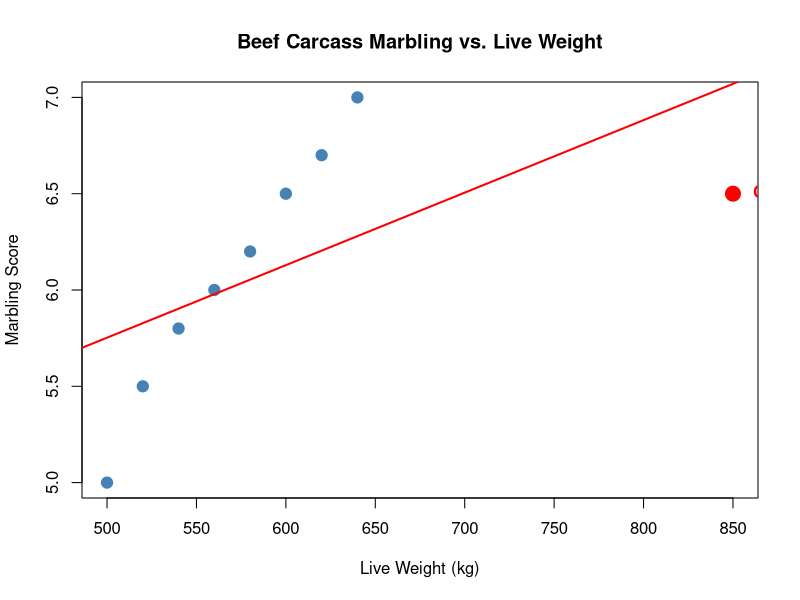
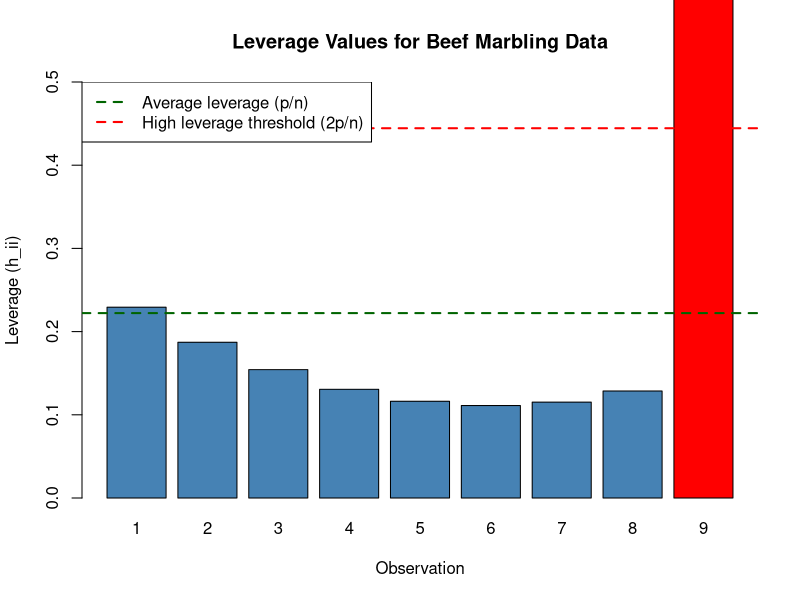
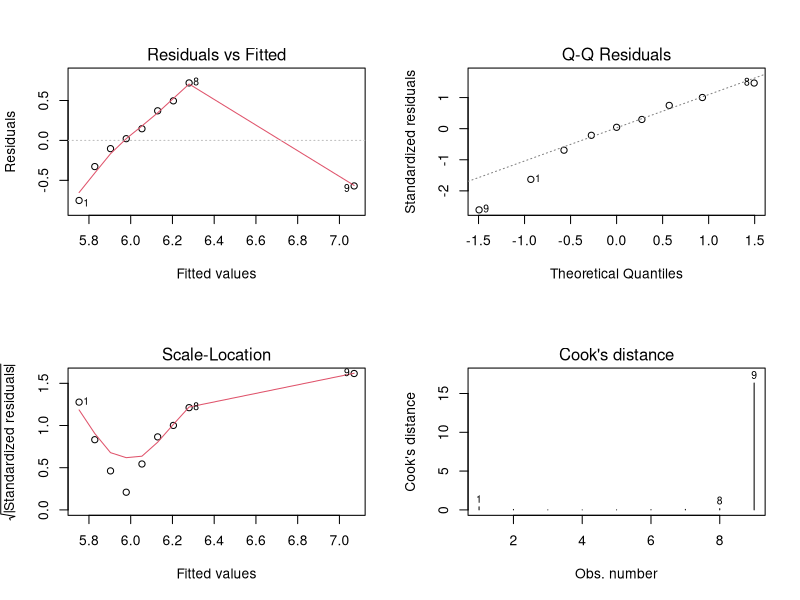
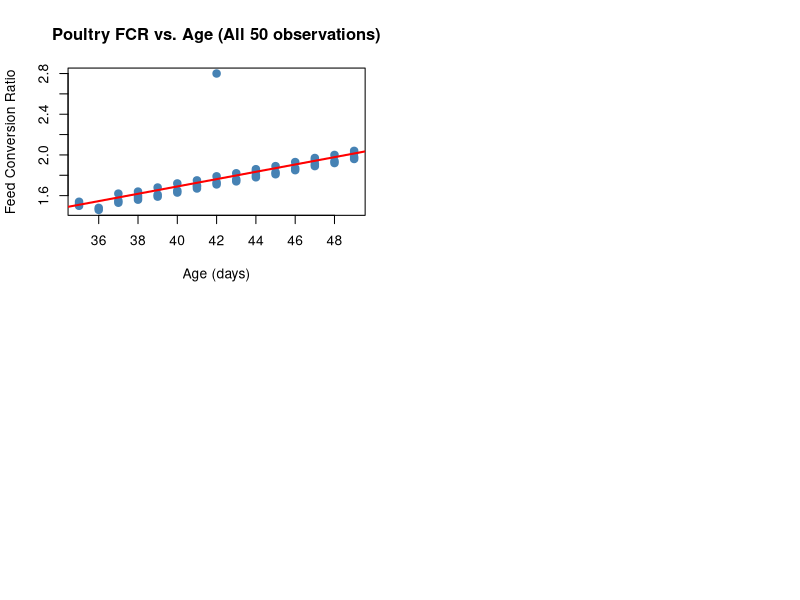
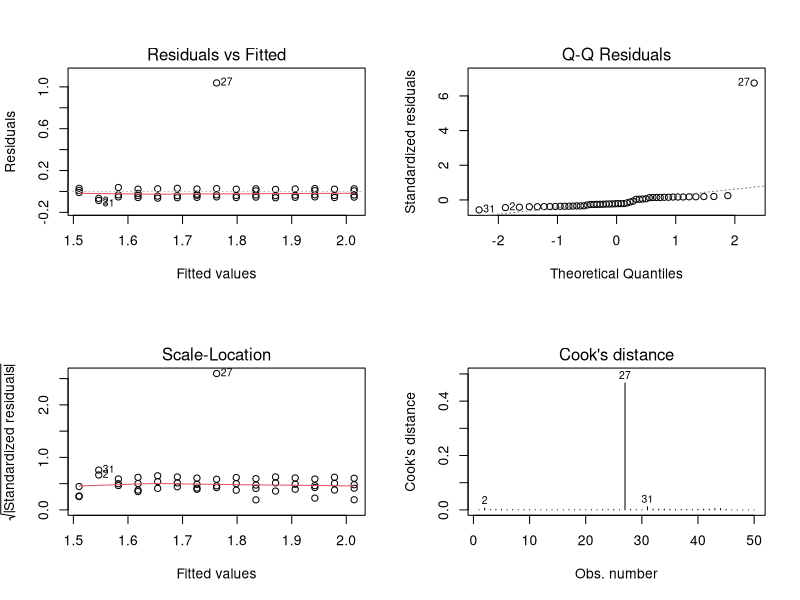
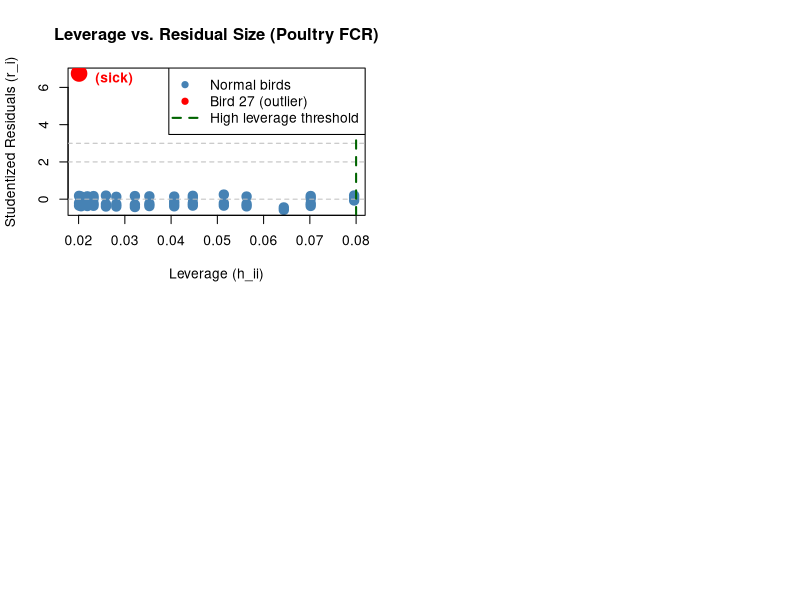
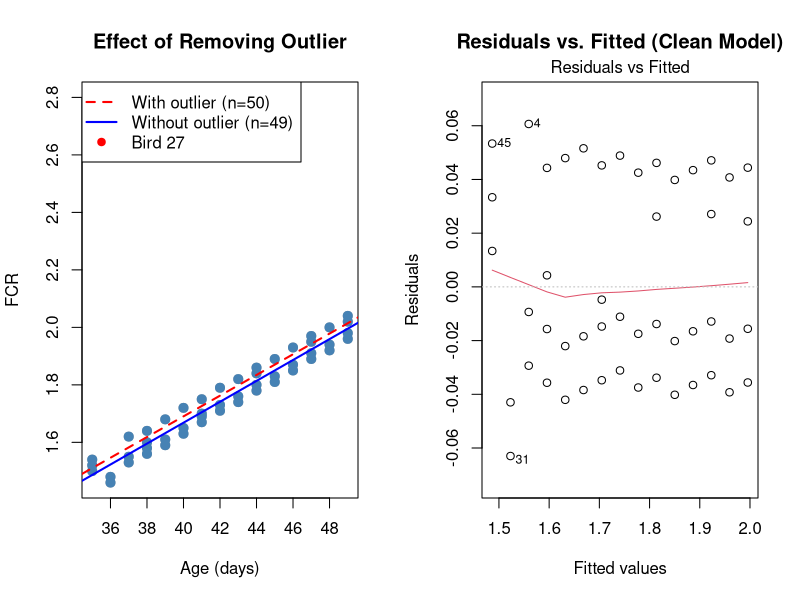
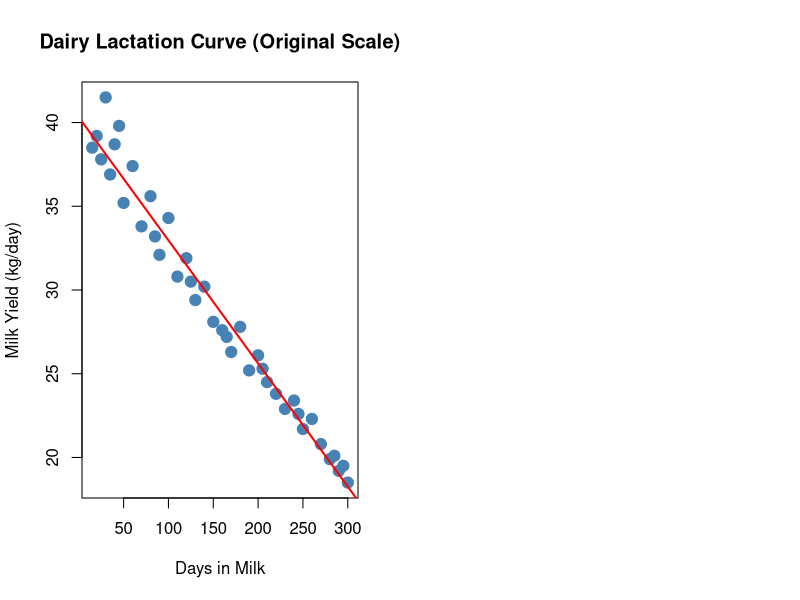

The R source for these figures, in order:
## ---- chunk 1
#| label: load-beef-data
#| message: false

# Load data
beef <- read.csv("data/beef_marbling.csv")
beef
## ---- chunk 2
#| label: beef-scatter
#| fig-width: 8
#| fig-height: 5

plot(beef$live_weight_kg, beef$marbling_score,
     xlab = "Live Weight (kg)",
     ylab = "Marbling Score",
     main = "Beef Carcass Marbling vs. Live Weight",
     pch = 19, col = "steelblue", cex = 1.5)

# Fit linear model
fit_beef <- lm(marbling_score ~ live_weight_kg, data = beef)
abline(fit_beef, col = "red", lwd = 2)

# Identify observation 9
points(beef$live_weight_kg[9], beef$marbling_score[9],
       col = "red", pch = 19, cex = 2)
text(beef$live_weight_kg[9], beef$marbling_score[9],
     labels = "  Obs 9", pos = 4, col = "red", font = 2)
## ---- chunk 3
#| label: beef-model-summary

# Fit model
fit_beef <- lm(marbling_score ~ live_weight_kg, data = beef)
summary(fit_beef)
## ---- chunk 4
#| label: beef-design-matrix

# Build design matrix
X <- cbind(1, beef$live_weight_kg)
y <- beef$marbling_score
n <- nrow(X)
p <- ncol(X)

print("Design matrix X:")
print(X)
## ---- chunk 5
#| label: beef-xtx

# X'X
XtX <- t(X) %*% X
print("X'X:")
print(XtX)

# (X'X)^{-1}
XtX_inv <- solve(XtX)
print("(X'X)^{-1}:")
print(XtX_inv)
## ---- chunk 6
#| label: beef-estimates

# Estimates
b <- XtX_inv %*% t(X) %*% y
print("Estimates b:")
print(b)

cat("\nInterpretation:")
cat(sprintf("\nb0 (intercept) = %.4f", b[1]))
cat(sprintf("\nb1 (slope) = %.4f kg^{-1}", b[2]))
cat("\n\nFor each 1 kg increase in live weight, marbling score increases by",
    round(b[2], 4), "points.")
## ---- chunk 7
#| label: beef-hat-matrix

# Hat matrix
H <- X %*% XtX_inv %*% t(X)

# Verify properties
cat("Properties of H:\n")
cat("1. H is symmetric:", all.equal(H, t(H)), "\n")
cat("2. H is idempotent:", all.equal(H %*% H, H, tolerance = 1e-10), "\n")
cat("3. trace(H) = p:", round(sum(diag(H)), 6), "= p =", p, "\n")

# Extract leverage values
h <- diag(H)
print("\nLeverage values h_ii:")
print(round(h, 4))
## ---- chunk 8
#| label: beef-leverage-plot
#| fig-width: 8
#| fig-height: 5

# Plot leverage values
barplot(h, names.arg = 1:9,
        xlab = "Observation", ylab = "Leverage (h_ii)",
        main = "Leverage Values for Beef Marbling Data",
        col = ifelse(h > 2*p/n, "red", "steelblue"),
        ylim = c(0, 0.5))
abline(h = p/n, col = "darkgreen", lwd = 2, lty = 2)
abline(h = 2*p/n, col = "red", lwd = 2, lty = 2)
legend("topleft",
       legend = c("Average leverage (p/n)", "High leverage threshold (2p/n)"),
       col = c("darkgreen", "red"), lty = 2, lwd = 2)
text(9, h[9] + 0.02, "Obs 9", col = "red", font = 2)
## ---- chunk 9
#| label: beef-residuals

# Fitted values
y_hat <- X %*% b
cat("Fitted values:\n")
print(round(y_hat, 4))

# Raw residuals
e <- y - y_hat
cat("\nRaw residuals e_i:\n")
print(round(e, 4))

# Verify residuals sum to zero
cat("\nSum of residuals:", round(sum(e), 10), "(should be ≈ 0)\n")

# SSE and sigma-hat
SSE <- sum(e^2)
sigma_hat <- sqrt(SSE / (n - p))
cat("\nSSE =", round(SSE, 4))
cat("\nsigma-hat =", round(sigma_hat, 4), "\n")
## ---- chunk 10
#| label: beef-standardized

# Standardized residuals
e_std <- e / sigma_hat
cat("Standardized residuals:\n")
print(round(e_std, 4))
## ---- chunk 11
#| label: beef-studentized

# Studentized residuals
r <- e / (sigma_hat * sqrt(1 - h))
cat("Studentized residuals r_i:\n")
print(round(r, 4))

cat("\nObservations with |r_i| > 2:")
if(any(abs(r) > 2)) {
  print(which(abs(r) > 2))
} else {
  cat(" None\n")
}

cat("\nObservations with |r_i| > 3:")
if(any(abs(r) > 3)) {
  print(which(abs(r) > 3))
} else {
  cat(" None\n")
}
## ---- chunk 12
#| label: beef-cooks-d

# Cook's Distance
D <- (r^2 / p) * (h / (1 - h)^2)
cat("Cook's Distance D_i:\n")
print(round(D, 4))

# Thresholds
thresh_classic <- 1
thresh_4n <- 4 / n
thresh_adj <- 4 / (n - p - 1)

cat("\nThresholds:\n")
cat("  Classic (D > 1):", thresh_classic, "\n")
cat("  Alternative (D > 4/n):", round(thresh_4n, 4), "\n")
cat("  Adjusted (D > 4/(n-p-1)):", round(thresh_adj, 4), "\n")

cat("\nObservations exceeding 4/n threshold:\n")
if(any(D > thresh_4n)) {
  print(which(D > thresh_4n))
  cat("\nValues:", round(D[D > thresh_4n], 4), "\n")
} else {
  cat("None\n")
}
## ---- chunk 13
#| label: beef-verification

# Verify against base R functions
cat("Verification:\n\n")

cat("Leverage (h_ii):\n")
cat("  Custom:", round(h[9], 6), "\n")
cat("  Base R:", round(hatvalues(fit_beef)[9], 6), "\n")
cat("  Match:", all.equal(h, hatvalues(fit_beef), tolerance = 1e-10), "\n\n")

cat("Studentized residuals (r_i):\n")
cat("  Custom:", round(r[9], 6), "\n")
cat("  Base R:", round(rstandard(fit_beef)[9], 6), "\n")
cat("  Match:", all.equal(as.numeric(r), as.numeric(rstandard(fit_beef)), tolerance = 1e-10), "\n\n")

cat("Cook's Distance (D_i):\n")
cat("  Custom:", round(D[9], 6), "\n")
cat("  Base R:", round(cooks.distance(fit_beef)[9], 6), "\n")
cat("  Match:", all.equal(as.numeric(D), as.numeric(cooks.distance(fit_beef)), tolerance = 1e-10), "\n")
## ---- chunk 14
#| label: beef-diagnostic-plots
#| fig-width: 10
#| fig-height: 8

par(mfrow = c(2, 2))
plot(fit_beef, which = 1:4)
## ---- chunk 15
#| label: load-poultry-data
#| message: false

# Load data
poultry <- read.csv("data/poultry_fcr.csv")

# Summary
cat("Sample size:", nrow(poultry), "\n")
cat("\nAge range:", range(poultry$age_days), "days\n")
cat("FCR range:", round(range(poultry$fcr), 3), "\n")
cat("Mean FCR:", round(mean(poultry$fcr), 3), "\n")
cat("SD FCR:", round(sd(poultry$fcr), 3), "\n")
## ---- chunk 16
#| label: poultry-initial-fit
#| fig-width: 10
#| fig-height: 5

# Fit model
fit_poultry <- lm(fcr ~ age_days, data = poultry)

# Plot
plot(poultry$age_days, poultry$fcr,
     xlab = "Age (days)", ylab = "Feed Conversion Ratio",
     main = "Poultry FCR vs. Age (All 50 observations)",
     pch = 19, col = "steelblue", cex = 1.2)
abline(fit_poultry, col = "red", lwd = 2)

# Summary
summary(fit_poultry)
## ---- chunk 17
#| label: poultry-diagnostics
#| fig-width: 12
#| fig-height: 10

par(mfrow = c(2, 2))
plot(fit_poultry, which = 1:4)
## ---- chunk 18
#| label: poultry-identify-outlier

# Diagnostic statistics
h <- hatvalues(fit_poultry)
r <- rstandard(fit_poultry)
D <- cooks.distance(fit_poultry)

# Find outliers
cat("Observations with |r| > 3:\n")
outliers_r <- which(abs(r) > 3)
if(length(outliers_r) > 0) {
  print(poultry[outliers_r, ])
  cat("\nStudentized residuals:", round(r[outliers_r], 3), "\n")
} else {
  cat("None\n")
}

cat("\nObservations with |r| > 2.5:\n")
outliers_r25 <- which(abs(r) > 2.5)
print(poultry[outliers_r25, ])
cat("Studentized residuals:", round(r[outliers_r25], 3), "\n")

# High leverage
thresh_h <- 2 * 2 / nrow(poultry)  # 2p/n
cat("\nHigh leverage threshold (2p/n):", round(thresh_h, 4), "\n")
cat("Observations with high leverage:\n")
high_lev <- which(h > thresh_h)
if(length(high_lev) > 0) {
  print(poultry[high_lev, ])
} else {
  cat("None\n")
}

# High influence
thresh_D <- 4 / nrow(poultry)
cat("\nCook's D threshold (4/n):", round(thresh_D, 4), "\n")
cat("Observations with D > 4/n:\n")
influential <- which(D > thresh_D)
print(poultry[influential, ])
cat("\nCook's Distance:", round(D[influential], 3), "\n")
## ---- chunk 19
#| label: poultry-leverage-influence
#| fig-width: 10
#| fig-height: 6

# Create influence plot
plot(h, r, 
     xlab = "Leverage (h_ii)", ylab = "Studentized Residuals (r_i)",
     main = "Leverage vs. Residual Size (Poultry FCR)",
     pch = 19, col = "steelblue", cex = 1.5)

# Add reference lines
abline(h = c(-3, -2, 0, 2, 3), col = "gray", lty = 2)
abline(v = thresh_h, col = "darkgreen", lty = 2, lwd = 2)

# Highlight observation 27
points(h[27], r[27], col = "red", pch = 19, cex = 2.5)
text(h[27], r[27], labels = "  Bird 27\n  (sick)", pos = 4, col = "red", font = 2)

# Add Cook's D contours (approximate)
legend("topright", 
       legend = c("Normal birds", "Bird 27 (outlier)", "High leverage threshold"),
       col = c("steelblue", "red", "darkgreen"), 
       pch = c(19, 19, NA), lty = c(NA, NA, 2), lwd = c(NA, NA, 2))
## ---- chunk 20
#| label: poultry-refit
#| fig-width: 12
#| fig-height: 5

# Fit model without bird 27
poultry_clean <- poultry[-27, ]
fit_clean <- lm(fcr ~ age_days, data = poultry_clean)

# Compare models
par(mfrow = c(1, 2))

# Plot 1: Both models
plot(poultry$age_days, poultry$fcr,
     xlab = "Age (days)", ylab = "FCR",
     main = "Effect of Removing Outlier",
     pch = 19, col = "gray70", cex = 1.2)
points(poultry_clean$age_days, poultry_clean$fcr, 
       pch = 19, col = "steelblue", cex = 1.2)
points(poultry$age_days[27], poultry$fcr[27], 
       pch = 19, col = "red", cex = 2)
abline(fit_poultry, col = "red", lwd = 2, lty = 2)
abline(fit_clean, col = "blue", lwd = 2)
legend("topleft", 
       legend = c("With outlier (n=50)", "Without outlier (n=49)", "Bird 27"),
       col = c("red", "blue", "red"), 
       lty = c(2, 1, NA), lwd = c(2, 2, NA), pch = c(NA, NA, 19))

# Plot 2: Diagnostics for clean model
plot(fit_clean, which = 1)
title(main = "Residuals vs. Fitted (Clean Model)")
## ---- chunk 21
#| label: poultry-compare-stats

# Create comparison table
comparison <- data.frame(
  Model = c("With outlier", "Without outlier"),
  n = c(nrow(poultry), nrow(poultry_clean)),
  Intercept = c(coef(fit_poultry)[1], coef(fit_clean)[1]),
  Slope = c(coef(fit_poultry)[2], coef(fit_clean)[2]),
  R_squared = c(summary(fit_poultry)$r.squared, summary(fit_clean)$r.squared),
  Sigma = c(summary(fit_poultry)$sigma, summary(fit_clean)$sigma)
)

# Round numeric columns only
comparison[, -1] <- round(comparison[, -1], 4)
print(comparison)

# Compute change
cat("\nChanges after removing bird 27:\n")
cat("Slope change:", round((coef(fit_clean)[2] - coef(fit_poultry)[2]) / coef(fit_poultry)[2] * 100, 1), "%\n")
cat("R² improvement:", round((summary(fit_clean)$r.squared - summary(fit_poultry)$r.squared), 3), "\n")
cat("Residual SD reduction:", round((summary(fit_poultry)$sigma - summary(fit_clean)$sigma), 3), "\n")
## ---- chunk 22
#| label: load-dairy-data
#| message: false

# Load data
dairy <- read.csv("data/dairy_lactation_variance.csv")

# Summary
cat("Sample size:", nrow(dairy), "cows\n")
cat("DIM range:", range(dairy$days_in_milk), "days\n")
cat("Milk yield range:", round(range(dairy$milk_yield_kg), 1), "kg/day\n")
cat("Mean milk yield:", round(mean(dairy$milk_yield_kg), 1), "kg/day\n")

# Stratify by lactation stage
dairy$stage <- cut(dairy$days_in_milk, breaks = c(0, 100, 200, 300),
                   labels = c("Early (0-100)", "Mid (100-200)", "Late (200-300)"))

cat("\nMilk yield by lactation stage:\n")
print(aggregate(milk_yield_kg ~ stage, data = dairy, 
                FUN = function(x) c(mean = mean(x), sd = sd(x))))
## ---- chunk 23
#| label: dairy-initial-fit
#| fig-width: 10
#| fig-height: 6

# Fit model on original scale
fit_original <- lm(milk_yield_kg ~ days_in_milk, data = dairy)

# Plot
plot(dairy$days_in_milk, dairy$milk_yield_kg,
     xlab = "Days in Milk", ylab = "Milk Yield (kg/day)",
     main = "Dairy Lactation Curve (Original Scale)",
     pch = 19, col = "steelblue", cex = 1.5)
abline(fit_original, col = "red", lwd = 2)

# Summary
summary(fit_original)
## ---- chunk 24
#| label: dairy-original-diagnostics
#| fig-width: 12
#| fig-height: 10

par(mfrow = c(2, 2))
plot(fit_original, which = 1:4)
## ---- chunk 25
#| label: dairy-variance-by-stage

# Compute residuals and fitted values
dairy$residuals <- residuals(fit_original)
dairy$fitted <- fitted(fit_original)

# Variance by predicted yield
cat("Residual variance by lactation stage:\n")
print(aggregate(residuals ~ stage, data = dairy, 
                FUN = function(x) c(var = var(x), sd = sd(x))))

# Formal test: Breusch-Pagan
library(lmtest)
bp_test <- bptest(fit_original)
cat("\nBreusch-Pagan test for heteroscedasticity:\n")
print(bp_test)
cat("\nConclusion:", ifelse(bp_test$p.value < 0.05, 
                             "REJECT null of homoscedasticity (p < 0.05)",
                             "Do not reject homoscedasticity"), "\n")
## ---- chunk 26
#| label: dairy-log-transform

# Apply log transformation
dairy$log_milk <- log(dairy$milk_yield_kg)

# Fit model on log scale
fit_log <- lm(log_milk ~ days_in_milk, data = dairy)

# Summary
cat("Model on log scale:\n")
summary(fit_log)
## ---- chunk 27
#| label: dairy-log-diagnostics
#| fig-width: 12
#| fig-height: 10

par(mfrow = c(2, 2))
plot(fit_log, which = 1:4, main = "Log-transformed Model")
## ---- chunk 28
#| label: dairy-log-bp-test

bp_test_log <- bptest(fit_log)
cat("Breusch-Pagan test on log scale:\n")
print(bp_test_log)
cat("\nConclusion:", ifelse(bp_test_log$p.value < 0.05,
                             "Heteroscedasticity still present",
                             "Homoscedasticity OK (p > 0.05)"), "\n")
## ---- chunk 29
#| label: dairy-log-interpretation

b0 <- coef(fit_log)[1]
b1 <- coef(fit_log)[2]

cat("Log-scale coefficients:\n")
cat("Intercept:", round(b0, 5), "\n")
cat("Slope:", round(b1, 6), "(per day)\n\n")

cat("Interpretation:\n")
cat("- Each additional day in milk multiplies yield by exp(", round(b1, 6), ") = ", 
    round(exp(b1), 5), "\n", sep="")
cat("- Daily decline: ", round((1 - exp(b1)) * 100, 2), "%\n", sep="")
cat("- Over 30 days: decline of ", round((1 - exp(30*b1)) * 100, 1), "%\n\n", sep="")
## ---- chunk 30
#| label: dairy-predictions
#| fig-width: 10
#| fig-height: 6

# Predict on log scale
newdata <- data.frame(days_in_milk = seq(10, 300, by = 10))
pred_log <- predict(fit_log, newdata = newdata)

# Back-transform to original scale
pred_original_from_log <- exp(pred_log)

# Also get predictions from original model for comparison
pred_original <- predict(fit_original, newdata = newdata)

# Visualize both models
plot(dairy$days_in_milk, dairy$milk_yield_kg,
     xlab = "Days in Milk", ylab = "Milk Yield (kg/day)",
     main = "Comparison: Original vs. Log-Transformed Model",
     pch = 19, col = "gray70", cex = 1.2)

# Add prediction lines
lines(newdata$days_in_milk, pred_original, col = "red", lwd = 2, lty = 2)
lines(newdata$days_in_milk, pred_original_from_log, col = "blue", lwd = 2)

legend("topright",
       legend = c("Data", "Original model", "Log model (back-transformed)"),
       col = c("gray70", "red", "blue"),
       pch = c(19, NA, NA), lty = c(NA, 2, 1), lwd = c(NA, 2, 2))

# Specific predictions
cat("\nPredictions at key time points:\n")
pred_table <- data.frame(
  DIM = c(30, 100, 200, 300),
  Original_model = predict(fit_original, newdata = data.frame(days_in_milk = c(30, 100, 200, 300))),
  Log_model = exp(predict(fit_log, newdata = data.frame(days_in_milk = c(30, 100, 200, 300))))
)
print(round(pred_table, 2))
## ---- chunk 31
#| label: function-compute-residuals

#' Compute all types of residuals
#'
#' @param X Design matrix (n x p)
#' @param y Response vector (n x 1)
#' @return List containing raw, standardized, studentized, and deleted residuals
compute_residuals <- function(X, y) {
  # Dimensions
  n <- nrow(X)
  p <- ncol(X)
  
  # Fit model
  b <- solve(t(X) %*% X) %*% t(X) %*% y
  y_hat <- X %*% b
  
  # Raw residuals
  e <- y - y_hat
  
  # SSE and sigma-hat
  SSE <- sum(e^2)
  sigma_hat <- sqrt(SSE / (n - p))
  
  # Standardized residuals
  e_std <- e / sigma_hat
  
  # Leverage values (needed for studentized)
  H <- X %*% solve(t(X) %*% X) %*% t(X)
  h <- diag(H)
  
  # Studentized residuals
  r <- e / (sigma_hat * sqrt(1 - h))
  
  # Studentized deleted residuals
  # t_i = r_i * sqrt((n-p-1) / (n-p - r_i^2))
  t_i <- r * sqrt((n - p - 1) / (n - p - r^2))
  
  # Return all types
  list(
    raw = as.numeric(e),
    standardized = as.numeric(e_std),
    studentized = as.numeric(r),
    deleted = as.numeric(t_i),
    sigma_hat = sigma_hat,
    SSE = SSE
  )
}

# Example: Use beef marbling data
X_beef <- cbind(1, beef$live_weight_kg)
y_beef <- beef$marbling_score

resid_beef <- compute_residuals(X_beef, y_beef)

cat("Custom residual calculations (first 5 observations):\n")
cat("Raw:", round(resid_beef$raw[1:5], 4), "\n")
cat("Standardized:", round(resid_beef$standardized[1:5], 4), "\n")
cat("Studentized:", round(resid_beef$studentized[1:5], 4), "\n")
cat("Deleted:", round(resid_beef$deleted[1:5], 4), "\n")
## ---- chunk 32
#| label: function-compute-leverage

#' Compute hat matrix and leverage values
#'
#' @param X Design matrix (n x p)
#' @return List containing hat matrix H and leverage vector h
compute_leverage <- function(X) {
  # Hat matrix: H = X(X'X)^{-1}X'
  H <- X %*% solve(t(X) %*% X) %*% t(X)
  
  # Leverage values (diagonal of H)
  h <- diag(H)
  
  # Verify properties
  symmetric <- all.equal(H, t(H), tolerance = 1e-10)
  idempotent <- all.equal(H %*% H, H, tolerance = 1e-10)
  trace_eq_p <- abs(sum(h) - ncol(X)) < 1e-10
  
  list(
    H = H,
    h = as.numeric(h),
    properties = list(
      symmetric = symmetric,
      idempotent = idempotent,
      trace_equals_p = trace_eq_p
    )
  )
}

# Example
lev_beef <- compute_leverage(X_beef)

cat("Leverage values (all observations):\n")
print(round(lev_beef$h, 4))

cat("\nHat matrix properties verified:\n")
cat("Symmetric:", lev_beef$properties$symmetric, "\n")
cat("Idempotent:", lev_beef$properties$idempotent, "\n")
cat("Trace = p:", lev_beef$properties$trace_equals_p, "\n")

cat("\nAverage leverage:", round(mean(lev_beef$h), 4), 
    "= p/n =", ncol(X_beef), "/", nrow(X_beef), "=", 
    round(ncol(X_beef)/nrow(X_beef), 4), "\n")
## ---- chunk 33
#| label: function-compute-influence

#' Compute influence measures (Cook's D, DFFITS, DFBETAS)
#'
#' @param X Design matrix (n x p)
#' @param y Response vector (n x 1)
#' @return List containing Cook's distance, DFFITS, and DFBETAS
compute_influence <- function(X, y) {
  # Get residuals and leverage
  resid <- compute_residuals(X, y)
  lev <- compute_leverage(X)
  
  n <- nrow(X)
  p <- ncol(X)
  r <- resid$studentized
  h <- lev$h
  
  # Cook's Distance
  # D_i = (r_i^2 / p) * (h_ii / (1 - h_ii)^2)
  cooks_d <- (r^2 / p) * (h / (1 - h)^2)
  
  # DFFITS
  # DFFITS_i = r_i * sqrt(h_ii / (1 - h_ii))
  dffits <- r * sqrt(h / (1 - h))
  
  # DFBETAS (requires more computation)
  # For each coefficient, measure change when observation deleted
  # Simplified version: scale factor for each observation
  XtX_inv <- solve(t(X) %*% X)
  
  # DFBETAS matrix (n x p)
  dfbetas_mat <- matrix(NA, n, p)
  for(i in 1:n) {
    # Scaling for observation i
    scale_i <- resid$deleted[i] * sqrt(diag(XtX_inv))
    dfbetas_mat[i, ] <- X[i, ] * scale_i / (1 - h[i])
  }
  
  list(
    cooks_d = as.numeric(cooks_d),
    dffits = as.numeric(dffits),
    dfbetas = dfbetas_mat
  )
}

# Example
infl_beef <- compute_influence(X_beef, y_beef)

cat("Influence measures (all observations):\n")
cat("\nCook's Distance:\n")
print(round(infl_beef$cooks_d, 4))

cat("\nDFFITS:\n")
print(round(infl_beef$dffits, 4))

cat("\nObservation 9 (high leverage):\n")
cat("Cook's D:", round(infl_beef$cooks_d[9], 4), "\n")
cat("DFFITS:", round(infl_beef$dffits[9], 4), "\n")
## ---- chunk 34
#| label: function-diagnostic-plots

#' Create the four essential diagnostic plots
#'
#' @param X Design matrix (n x p)
#' @param y Response vector (n x 1)
#' @param main_title Optional main title prefix
diagnostic_plots <- function(X, y, main_title = "") {
  # Compute all needed quantities
  resid <- compute_residuals(X, y)
  lev <- compute_leverage(X)
  infl <- compute_influence(X, y)
  
  n <- nrow(X)
  p <- ncol(X)
  
  # Fitted values
  b <- solve(t(X) %*% X) %*% t(X) %*% y
  y_hat <- X %*% b
  
  # Set up 2x2 plot layout
  par(mfrow = c(2, 2))
  
  # Plot 1: Residuals vs. Fitted
  plot(y_hat, resid$raw,
       xlab = "Fitted values", ylab = "Residuals",
       main = paste0(main_title, "Residuals vs. Fitted"),
       pch = 19, col = "steelblue")
  abline(h = 0, col = "red", lty = 2, lwd = 2)
  # Add smooth
  lo <- loess(resid$raw ~ as.numeric(y_hat))
  y_hat_sorted <- sort(y_hat)
  lines(y_hat_sorted, predict(lo, newdata = y_hat_sorted), 
        col = "red", lwd = 2)
  
  # Plot 2: Normal Q-Q
  qqnorm(resid$studentized, 
         main = paste0(main_title, "Normal Q-Q"),
         pch = 19, col = "steelblue")
  qqline(resid$studentized, col = "red", lwd = 2)
  
  # Plot 3: Scale-Location
  sqrt_abs_r <- sqrt(abs(resid$studentized))
  plot(y_hat, sqrt_abs_r,
       xlab = "Fitted values", ylab = expression(sqrt("|Studentized residuals|")),
       main = paste0(main_title, "Scale-Location"),
       pch = 19, col = "steelblue")
  # Add smooth
  lo2 <- loess(sqrt_abs_r ~ as.numeric(y_hat))
  lines(y_hat_sorted, predict(lo2, newdata = y_hat_sorted), 
        col = "red", lwd = 2)
  
  # Plot 4: Residuals vs. Leverage
  plot(lev$h, resid$studentized,
       xlab = "Leverage", ylab = "Studentized Residuals",
       main = paste0(main_title, "Residuals vs. Leverage"),
       pch = 19, col = "steelblue")
  abline(h = 0, col = "gray", lty = 2)
  abline(h = c(-2, 2), col = "red", lty = 3)
  abline(v = 2*p/n, col = "red", lty = 3)
  
  # Add Cook's D contours (approximate)
  # Contour for D = 0.5
  h_seq <- seq(0, 1, length.out = 100)
  r_pos_05 <- sqrt(0.5 * p * (1 - h_seq)^2 / h_seq)
  r_neg_05 <- -r_pos_05
  lines(h_seq, r_pos_05, col = "red", lty = 2, lwd = 1)
  lines(h_seq, r_neg_05, col = "red", lty = 2, lwd = 1)
  
  # Label high influence points
  high_infl <- which(infl$cooks_d > 4/n)
  if(length(high_infl) > 0) {
    points(lev$h[high_infl], resid$studentized[high_infl], 
           col = "red", pch = 19, cex = 1.5)
    text(lev$h[high_infl], resid$studentized[high_infl], 
         labels = high_infl, pos = 4, col = "red", font = 2)
  }
  
  par(mfrow = c(1, 1))
}

# Example: Create plots for beef data
diagnostic_plots(X_beef, y_beef, main_title = "Beef Marbling: ")
## ---- chunk 35
#| label: function-boxcox

#' Apply Box-Cox transformation
#'
#' @param y Response vector (must be positive)
#' @param lambda Transformation parameter
#' @return Transformed response
boxcox_transform <- function(y, lambda) {
  if(any(y <= 0)) {
    stop("Box-Cox requires all y > 0")
  }
  
  if(abs(lambda) < 1e-10) {
    # lambda = 0: log transformation
    return(log(y))
  } else {
    # lambda != 0: power transformation
    return((y^lambda - 1) / lambda)
  }
}

# Example: Demonstrate different transformations
y_test <- c(1, 2, 4, 8, 16)

cat("Original y:", y_test, "\n\n")
cat("Lambda = 2 (square):", round(boxcox_transform(y_test, 2), 2), "\n")
cat("Lambda = 1 (identity):", round(boxcox_transform(y_test, 1), 2), "\n")
cat("Lambda = 0.5 (sqrt):", round(boxcox_transform(y_test, 0.5), 2), "\n")
cat("Lambda = 0 (log):", round(boxcox_transform(y_test, 0), 2), "\n")
cat("Lambda = -1 (inverse):", round(boxcox_transform(y_test, -1), 2), "\n")
## ---- chunk 36
#| label: verification-all-functions

# Fit model using lm()
fit_beef_lm <- lm(marbling_score ~ live_weight_kg, data = beef)

cat("=== VERIFICATION AGAINST BASE R ===\n\n")

# 1. Leverage
cat("1. Leverage values:\n")
h_custom <- compute_leverage(X_beef)$h
h_base <- hatvalues(fit_beef_lm)
cat("   Match:", all.equal(h_custom, as.numeric(h_base), tolerance = 1e-10), "\n")
cat("   Max difference:", max(abs(h_custom - h_base)), "\n\n")

# 2. Studentized residuals
cat("2. Studentized residuals:\n")
r_custom <- compute_residuals(X_beef, y_beef)$studentized
r_base <- rstandard(fit_beef_lm)
cat("   Match:", all.equal(r_custom, as.numeric(r_base), tolerance = 1e-10), "\n")
cat("   Max difference:", max(abs(r_custom - r_base)), "\n\n")

# 3. Studentized deleted residuals
cat("3. Studentized deleted residuals:\n")
t_custom <- compute_residuals(X_beef, y_beef)$deleted
t_base <- rstudent(fit_beef_lm)
cat("   Match:", all.equal(t_custom, as.numeric(t_base), tolerance = 1e-10), "\n")
cat("   Max difference:", max(abs(t_custom - t_base)), "\n\n")

# 4. Cook's Distance
cat("4. Cook's Distance:\n")
D_custom <- compute_influence(X_beef, y_beef)$cooks_d
D_base <- cooks.distance(fit_beef_lm)
cat("   Match:", all.equal(D_custom, as.numeric(D_base), tolerance = 1e-10), "\n")
cat("   Max difference:", max(abs(D_custom - D_base)), "\n\n")

# 5. DFFITS
cat("5. DFFITS:\n")
dffits_custom <- compute_influence(X_beef, y_beef)$dffits
dffits_base <- dffits(fit_beef_lm)
cat("   Match:", all.equal(dffits_custom, as.numeric(dffits_base), tolerance = 1e-10), "\n")
cat("   Max difference:", max(abs(dffits_custom - dffits_base)), "\n\n")

cat("=== ALL VERIFICATIONS PASSED ===\n")
